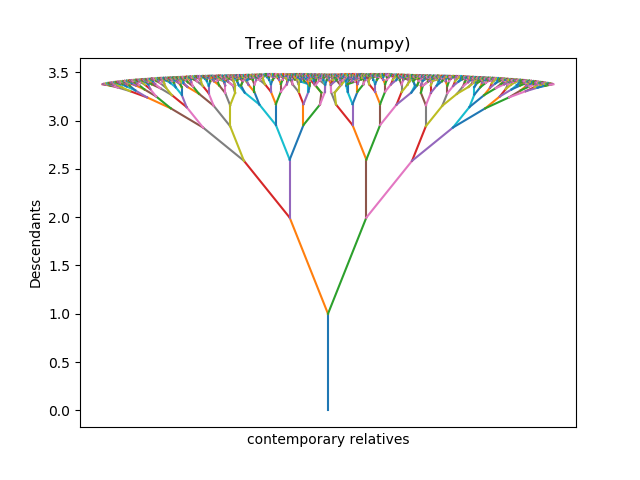

Write the Python code that produced this figure.
from matplotlib import pyplot as plt
import numpy as np


def sine(x, a):
    return np.sin(x - a)


def cosine(x, a):
    return np.sin(np.pi / 2 - (x - a))


def sort_branches(branches):
    return branches[branches[:, 0].argsort()]


"""
Tree_of_life class with numpy
"""


class tree_of_life_np:
    def __init__(
        self,
        no_descendants=5,
        tree_size=1,
        branch_overlap=0.6,
        offset=0.1,
        fig_name="tree_np.png",
        show_tree=True,
        save_tree=True,
    ):

        self.size = tree_size
        self.overlap = branch_overlap
        self.no_descendants = range(no_descendants)
        self.offset = offset
        self.current_branches = np.array([0, 1, 0]).reshape(1, 3)
        self.fig_name = fig_name
        self.show_tree = show_tree
        self.save_tree = save_tree
        if self.show_tree or self.save_tree:
            plt.plot([0, 0], [0, 1])

    def update_branches_size(self):
        self.size = self.size * self.overlap

    def displacement_vect(self):
        offset_vector = self.offset * np.ones(len(self.current_branches))
        self.displacement_vector = np.hstack((offset_vector, -offset_vector))

    def stack_current_branches(self):
        self.stk_brnchs = np.vstack((self.current_branches, self.current_branches))

    def update_branches(self):
        sine_calc = sine(self.stk_brnchs[:, 2], self.displacement_vector)
        cosine_calc = cosine(self.stk_brnchs[:, 2], self.displacement_vector)

        x_updt = self.stk_brnchs[:, 0] + self.size * sine_calc
        y_updt = self.stk_brnchs[:, 1] + self.size * cosine_calc
        z_updt = self.stk_brnchs[:, 2] - self.displacement_vector

        """ 
        Comment added for assessment, not Refactoring!       
        Performance trials      
        vstack:        0.5729 slope in perf plot
            np.vstack((x_updt, y_updt, z_updt), axis=0).T
            
        concatenate:   0.5790 slope in perf plot
            np.concatenate((x_updt[:, np.newaxis], 
                            y_updt[:, np.newaxis], 
                            z_updt[:, np.newaxis]), axis=1)
            
        column_stack: 0.5778 slope in perf plot
            np.colum_stack((x_updt, y_updt, z_updt)).T
        
        So, I used the vstack option as it's marginally faster
        """
        self.updated_branches = np.vstack((x_updt, y_updt, z_updt)).T

    def plot_tree(self):
        if self.show_tree or self.save_tree:
            sorted_branches = sort_branches(self.updated_branches)
            sort_stk_brnchs = sort_branches(self.stk_brnchs)

            left_brnch_plot = [sort_stk_brnchs[:, 0], sorted_branches[:, 0]]
            right_brnch_plot = [sort_stk_brnchs[:, 1], sorted_branches[:, 1]]

            plt.plot(left_brnch_plot, right_brnch_plot)

    def grow_tree(self):
        for descendant in self.no_descendants:
            self.displacement_vect()
            self.stack_current_branches()
            self.update_branches()
            self.plot_tree()

            self.current_branches = self.updated_branches
            self.update_branches_size()

    def view_tree(self):

        self.grow_tree()

        if self.save_tree or self.show_tree:
            plt.title("Tree of life (numpy)")
            plt.ylabel("Descendants")
            plt.xlabel("contemporary relatives")
            plt.xticks([])
        if self.save_tree:
            import os

            plt.savefig(os.path.join(os.path.dirname(__file__), self.fig_name))
        if self.show_tree:
            plt.show()


"""
Use argparse to manage inputs to tree_of_life
"""
if __name__ == "__main__":

    import argparse

    parser = argparse.ArgumentParser(description="Create tree of life plot w/ numpy")

    # required arg: no of descendants
    parser.add_argument(
        "no_descendants", help="number of descendants/nodes in tree", type=int
    )
    # optional args: tree size, branch overlap, offset
    parser.add_argument("-t", "--tree_size", help="size of branches", type=float)
    parser.add_argument(
        "-o", "--branch_overlap", help="overlap of branch leaves", type=float
    )
    parser.add_argument("-f", "--offset", help="offset size", type=float)
    # optional arg: display plot to screen or not
    parser.add_argument(
        "-nd",
        "--not_display",
        help="disable display of tree to screen",
        action="store_true",
    )
    parser.add_argument(
        "-ns", "--not_save", help="disable save of tree", action="store_true"
    )

    args = parser.parse_args()

    # default values of optional args and displaying/saving args
    if args.tree_size is None:
        args.tree_size = 1
    if args.branch_overlap is None:
        args.branch_overlap = 0.6
    if args.offset is None:
        args.offset = 0.1
    display = not (args.not_display)
    save = not (args.not_save)

    tree_of_life_np(
        args.no_descendants,
        args.tree_size,
        args.branch_overlap,
        offset=args.offset,
        show_tree=display,
        save_tree=save,
    ).view_tree()
